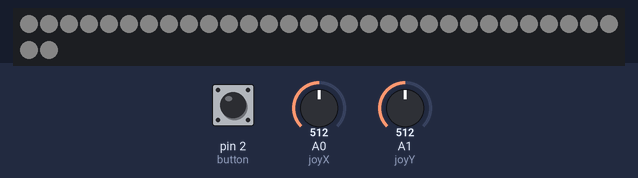
Recording of a sketch running on a simulated Arduino Uno, built with avr-gcc and run on an emulated ATmega328P. On the bench: 32 RGB LEDs in strip order, left to right, continuing on the next row. The inputs (shaded band) are chosen by the test bench; at power-on: A0 (joyX) = 512, A1 (joyY) = 512, pin 2 (button) LOW. Dim RGB values are drawn brighter than linear; what the sketch prints to the serial monitor is not drawn.

Above: at 4.2 s.
4.3 s: A0 (joyX) set to 716
At 5.1 s:
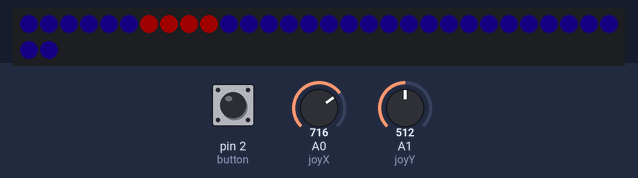
5.8 s: A1 (joyY) set to 716
At 6.5 s:
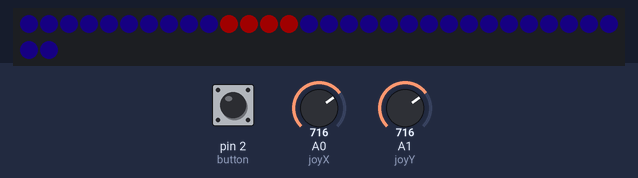
8.9 s: A0 (joyX) set to 900
10.4 s: A1 (joyY) set to 306
At 11.1 s:
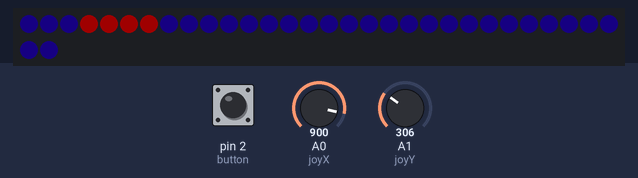
11.9 s: A0 (joyX) set to 1023
Timing chart, 0 to 14.5 s (numbered marks = the images above; inputs shaded):
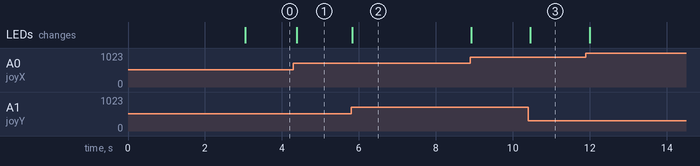

The sketch:

99_combination.ino
```cpp
//
//
// ##### Joystick
//
//

#define joyX A0
#define joyY A1

class Input
{
public:
    int posDefault[2];    // startpunkt bei laden, um ungenaue Startwerte auszugleichen
    int pos[2];           // positionsdaten - arrays müssen direkt mit Inhaltsmenge angegeben werden
    int posPercentage[2]; // position als %
    int angle;            // Winkel
    int force;            // Winkel
    int buttonSensor;
    int buttonState;
};

int debug = 500;

Input input; // erstellt Objekt aus Klasse

//
//
// ##### Button
//
//

#define button 2

//
//
// ##### LEDs
//
//

#include <FastLED.h>

#define DATA_PIN 6
#define NUM_LEDS 32
#define BRIGHTNESS 32
#define LED_TYPE WS2811
#define COLOR_ORDER GRB
CRGB leds[NUM_LEDS];
// CHSV leds[NUM_LEDS];

#define UPDATES_PER_SECOND 100

void setup()
{
    Serial.begin(9600);

    //
    //
    // ##### Joystick
    //
    //

    // Eingabe-Werte Ausgangszustand feststellen
    input.posDefault[0] = analogRead(joyX);
    input.posDefault[1] = analogRead(joyY);

    //
    //
    // ##### LEDs
    //
    //

    delay(3000); // power-up safety delay

    FastLED.show();
    FastLED.delay(1000 / UPDATES_PER_SECOND);
    FastLED.addLeds<LED_TYPE, DATA_PIN, COLOR_ORDER>(leds, NUM_LEDS);
    FastLED.setBrightness(BRIGHTNESS);

    Serial.println("––––––––––––––––––––––");
}

// Farben einstellen
// Farben einstellen
void setLED(int firstLED, int amount, int color0, int color1, int color2, bool printToConsole)
{

    int maxLEDs = NUM_LEDS;

    // Start und Ende festlegen
    int startLED = firstLED % maxLEDs;
    int endLED = (firstLED + amount) % maxLEDs;

    // Falls negativ, mach Zahl korrekt
    if (startLED <= 0)
    {
        startLED = startLED + maxLEDs;
    }

    if (endLED <= 0)
    {
        endLED = endLED + maxLEDs;
    }

    // Wenn die erstel LED kleiner als die Letzte ist
    if (startLED < endLED)
    {
        // Alle LEDs in Bereich einfärben
        for (size_t i = startLED; i < endLED; i++)
        {
            leds[i].setHSV(color0, color1, color2);
        }

        if (printToConsole)
        {
            Serial.print(startLED);
            Serial.print("-");
            Serial.print(endLED);
        }
    }
    else
    {
        // Alle LEDs von der ersten bis LED anzahl einfärben …
        for (size_t i = startLED; i < maxLEDs; i++)
        {
            leds[i].setHSV(color0, color1, color2);
        }

        // … und alle restlichen von 0 bis Rest einfärben
        for (size_t i = 0; i < endLED; i++)
        {
            leds[i].setHSV(color0, color1, color2);
        }

        if (printToConsole)
        {
            Serial.print(endLED);
            Serial.print("-");
            Serial.print(maxLEDs);
            Serial.print(" & ");
            Serial.print(0);
            Serial.print("-");
            Serial.print(endLED);
        }
    }
}

void inputFunctionJoystick()
{
    // Eingabe-Werte empfangen
    input.pos[0] = analogRead(joyX);
    input.pos[1] = analogRead(joyY);

    // Werte in % umrechnen
    input.posPercentage[0] = map(input.pos[0], input.posDefault[0], 1023, 0, 100);
    input.posPercentage[1] = map(input.pos[1], input.posDefault[1], 1023, 0, 100);

    // Winkel herausfinden
    input.angle = -atan2(
                      input.posPercentage[0],
                      input.posPercentage[1]) *
                  180 / PI;

    // Krafteinwirkung aus Joystick herausfinden
    input.force = (fabs(input.posPercentage[0]) + fabs(input.posPercentage[0])) / 2;
}

void inputFunctionButton()
{
    // Button gepresst oder nicht
    input.buttonSensor = digitalRead(button);
    Serial.print("sensorVal: ");
    Serial.println(input.buttonSensor);
    Serial.print("ledState: ");
    Serial.println(input.buttonState);

    // falls button gedrückt und state aus
    if (input.buttonSensor == 1 && input.buttonState == 0)
    {
        input.buttonState = 1;
        Serial.print("button pressed");
    }

    // falls button nicht gedrückt und state an
    else if (input.buttonSensor == 0 && input.buttonState == 1)
    {
        input.buttonState = 0;
    }
}

void feedbackDirection()
{
    // Aktive LED aus Winkel herausfinden
    int activeLED = round(map(input.angle, -180, 180, 0, NUM_LEDS));

    // alle LEDs auf 0 stellen
    setLED(
        0, NUM_LEDS,
        180, 255, 128,
        false);

    // Ab bestimmter Krafteinwirkung aktiviere LED
    if (input.force > 0)
    {
        // nur aktive LED aktivieren, den rest deaktivieren
        setLED(
            activeLED - 2, 4,
            0, 255, 255,
            false);
    }
    else
    {
        // Alle LEDs deaktivieren
        setLED(
            0, NUM_LEDS,
            0, 0, 128,
            false);
    }
}

//
void feedbackInteractionStart()
{
}
void loop()
{
    //
    //
    // ##### Joystick
    //
    //

    inputFunctionJoystick();

    inputFunctionButton();

    //
    //
    // ##### LEDs
    //
    //

    feedbackDirection();

    feedbackInteractionStart();

    // LED aktualisieren
    FastLED.show();

    //print the values with to plot or view
    // Serial.print("x:");
    // Serial.print(input.posPercentage[0]);
    // Serial.print("\t y:");
    // Serial.print(input.posPercentage[1]);
    // Serial.print("%\t a:");
    // Serial.print(input.angle);
    // Serial.print("°\t f:");
    // Serial.print(input.force);

    Serial.println("");
    delay(100);
}
```

Measured:
- after the input at 4.3 s, the LEDs: change after 0.09 s (image 1)
- after the input at 5.8 s, the LEDs: change at once (image 2)
- after the input at 10.4 s, the LEDs: change after 0.06 s (image 3)
